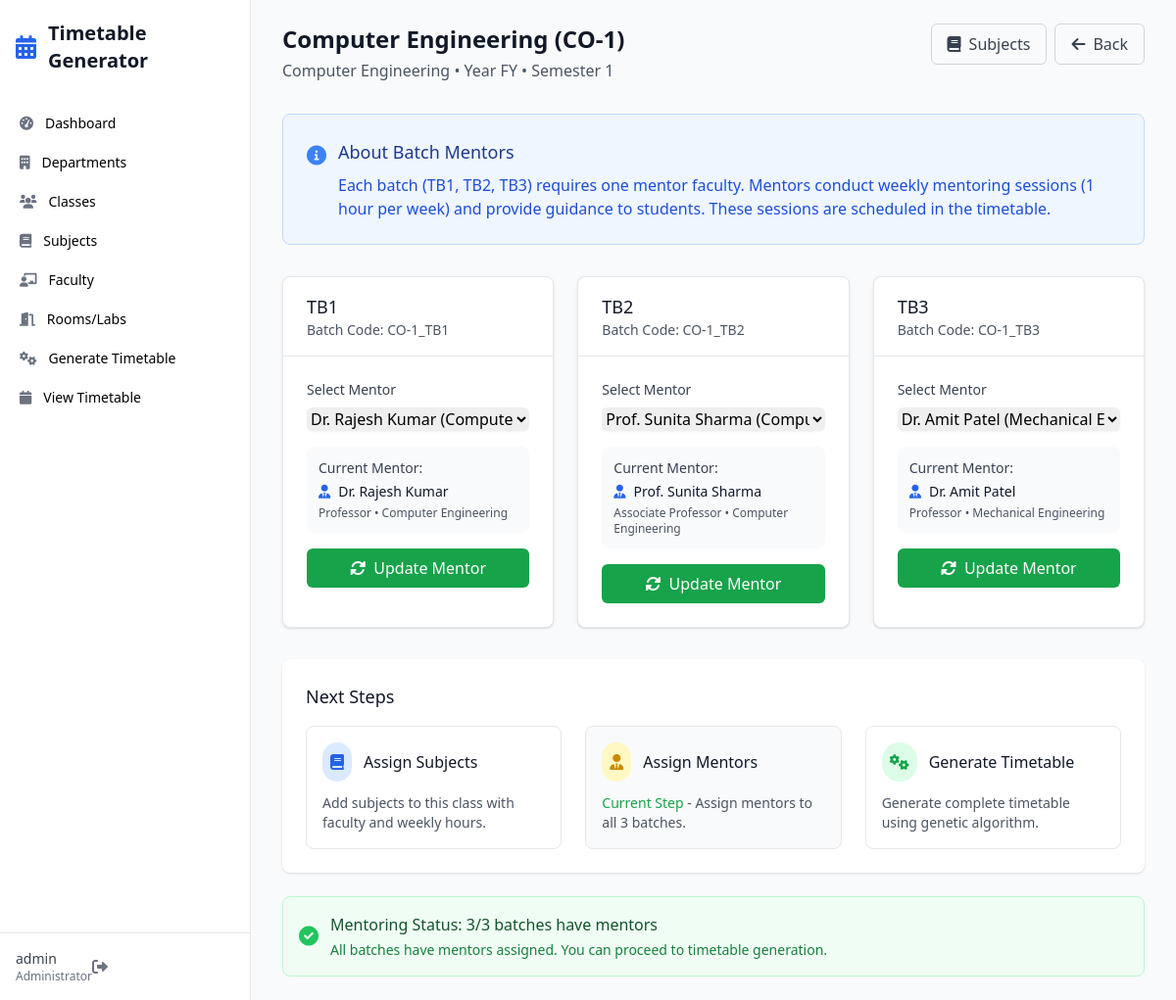
The app's page /batch-mentors/1 (signed in) with its own data.
### app.py (models this page shows, shortened)
class User(UserMixin, db.Model):
    id = db.Column(db.Integer, primary_key=True)
    username = db.Column(db.String(80), unique=True, nullable=False)
    email = db.Column(db.String(120), unique=True, nullable=False)
    password_hash = db.Column(db.String(200))
    is_admin = db.Column(db.Boolean, default=False)
    created_at = db.Column(db.DateTime, default=datetime.utcnow)

class Class(db.Model):
    id = db.Column(db.Integer, primary_key=True)
    name = db.Column(db.String(50), nullable=False)
    code = db.Column(db.String(20), unique=True, nullable=False)
    year = db.Column(db.String(10), nullable=False)  # FY, SY, TY
    department_id = db.Column(db.Integer, db.ForeignKey('department.id'), nullable=False)
    semester = db.Column(db.Integer, nullable=False)
    strength = db.Column(db.Integer, default=60)
    created_at = db.Column(db.DateTime, default=datetime.utcnow)
    subjects = db.relationship('ClassSubject', backref='class_ref', lazy=True)
    batches = db.relationship('Batch', backref='class_ref', lazy=True)
    timetable = db.relationship('Timetable', backref='class_ref', lazy=True)

class Department(db.Model):
    id = db.Column(db.Integer, primary_key=True)
    code = db.Column(db.String(10), unique=True, nullable=False)
    name = db.Column(db.String(100), nullable=False)
    description = db.Column(db.Text)
    created_at = db.Column(db.DateTime, default=datetime.utcnow)
    classes = db.relationship('Class', backref='department', lazy=True)
    faculty = db.relationship('Faculty', backref='department', lazy=True)

class Batch(db.Model):
    id = db.Column(db.Integer, primary_key=True)
    name = db.Column(db.String(10), nullable=False)  # TB1, TB2, TB3
    code = db.Column(db.String(30), unique=True, nullable=False)
    class_id = db.Column(db.Integer, db.ForeignKey('class.id'), nullable=False)
    mentor_id = db.Column(db.Integer, db.ForeignKey('faculty.id'))
    created_at = db.Column(db.DateTime, default=datetime.utcnow)
    practical_slots = db.relationship('PracticalSlot', backref='batch', lazy=True)

class Faculty(db.Model):
    id = db.Column(db.Integer, primary_key=True)
    employee_id = db.Column(db.String(20), unique=True, nullable=False)
    name = db.Column(db.String(100), nullable=False)
    email = db.Column(db.String(120), unique=True, nullable=False)
    phone = db.Column(db.String(15))
    department_id = db.Column(db.Integer, db.ForeignKey('department.id'))
    designation = db.Column(db.String(50))
    qualification = db.Column(db.String(100))
    max_hours_per_day = db.Column(db.Integer, default=4)
    max_hours_per_week = db.Column(db.Integer, default=20)
    availability = db.Column(db.Text, default='{}')  # JSON storing availability per day
    created_at = db.Column(db.DateTime, default=datetime.utcnow)
    class_subjects = db.relationship('ClassSubject', backref='faculty_ref', lazy=True)
    mentored_batches = db.relationship('Batch', backref='mentor', lazy=True)
    timetable_entries = db.relationship('Timetable', backref='faculty_ref', lazy=True)

### app.py (the view)
@app.route('/batch-mentors/<int:class_id>')
@login_required
def manage_batch_mentors(class_id):
    class_obj = Class.query.get_or_404(class_id)
    batches = Batch.query.filter_by(class_id=class_id).all()
    faculty_list = Faculty.query.all()
    return render_template('batch_mentors.html',
                         class_obj=class_obj,
                         batches=batches,
                         faculty_list=faculty_list)

### app.py (called while the page is built)
@login_manager.user_loader
def load_user(user_id):
    return db.session.get(User, int(user_id))

### templates/batch_mentors.html (shortened to what this page needs)
{% extends "base.html" %}
{% block content %}
<div class="mb-8">
    <div class="flex justify-between items-start">
        <div>
            <h2 class="text-2xl font-bold text-gray-900">{{ class_obj.name }} ({{ class_obj.code }})</h2>
            <p class="mt-1 text-gray-600">
                {{ class_obj.department.name }} • Year {{ class_obj.year }} • Semester {{ class_obj.semester }}
            </p>
        </div>
        <div class="flex space-x-2">
            <a href="{{ url_for('manage_class_subjects', class_id=class_obj.id) }}"
               class="px-4 py-2 border border-gray-300 rounded-md text-gray-700 hover:bg-gray-50">
                <i class="fas fa-book mr-2"></i>Subjects
            </a>
            <a href="{{ url_for('manage_classes') }}"
               class="px-4 py-2 border border-gray-300 rounded-md text-gray-700 hover:bg-gray-50">
                <i class="fas fa-arrow-left mr-2"></i>Back
            </a>
        </div>
    </div>
</div>
<div class="bg-blue-50 border border-blue-200 rounded-lg p-6 mb-8">
    <div class="flex items-start">
        <i class="fas fa-info-circle text-blue-500 text-xl mt-1 mr-3"></i>
        <div>
            <h3 class="text-lg font-medium text-blue-900 mb-2">About Batch Mentors</h3>
            <p class="text-blue-700">
                Each batch (TB1, TB2, TB3) requires one mentor faculty. Mentors conduct weekly mentoring sessions
                (1 hour per week) and provide guidance to students. These sessions are scheduled in the timetable.
            </p>
        </div>
    </div>
</div>
<div class="grid grid-cols-1 md:grid-cols-3 gap-6">
    {% for batch in batches %}
    <div class="bg-white rounded-lg shadow border border-gray-200">
        <div class="px-6 py-4 border-b border-gray-200">
            <h3 class="text-lg font-medium text-gray-900">{{ batch.name }}</h3>
            <p class="text-sm text-gray-600">Batch Code: {{ batch.code }}</p>
        </div>
        <div class="p-6">
            <form method="POST" action="{{ url_for('assign_batch_mentor') }}">
                <div class="mb-4">
                    <label for="mentor_id_{{ batch.id }}" class="block text-sm font-medium text-gray-700 mb-2">
                        Select Mentor
                    </label>
                    <select id="mentor_id_{{ batch.id }}" name="mentor_id" required
                            class="block w-full rounded-md border-gray-300 shadow-sm focus:border-primary-500 focus:ring-primary-500">
                        {% for faculty in faculty_list %}
                        <option value="{{ faculty.id }}" {% if batch.mentor_id == faculty.id %}selected{% endif %}>
                            {{ faculty.name }}
                            {% if faculty.department %}
                                ({{ faculty.department.name }})
                            {% endif %}
                        </option>
                        {% endfor %}
                    </select>
                </div>
                <div class="mb-4 p-3 bg-gray-50 rounded-lg">
                    <div class="text-sm text-gray-700">
                        <div class="font-medium mb-1">Current Mentor:</div>
                        <div class="text-gray-900">
                            {% if batch.mentor %}
                                <div class="flex items-center">
                                    <i class="fas fa-user-tie text-primary-600 mr-2"></i>
                                    <span>{{ batch.mentor.name }}</span>
                                </div>
                                <div class="text-xs text-gray-600 mt-1">
                                    {{ batch.mentor.designation or 'Faculty' }}
                                    {% if batch.mentor.department %}
                                        • {{ batch.mentor.department.name }}
                                    {% endif %}
                                </div>
                            {% else %}
                                <span class="text-red-500">Not assigned</span>
                            {% endif %}
                        </div>
                    </div>
                </div>
                <button type="submit"
                        class="w-full px-4 py-2 {% if batch.mentor %}bg-green-600 hover:bg-green-700{% else %}bg-primary-600 hover:bg-primary-700{% endif %} text-white rounded-md">
                    {% if batch.mentor %}
                        <i class="fas fa-sync-alt mr-2"></i>Update Mentor
                    {% else %}
                        <i class="fas fa-user-plus mr-2"></i>Assign Mentor
                    {% endif %}
                </button>
            </form>
        </div>
    </div>
    {% endfor %}
</div>
<div class="mt-8 bg-white rounded-lg shadow p-6">
    <h3 class="text-lg font-medium text-gray-900 mb-4">Next Steps</h3>
    <div class="grid grid-cols-1 md:grid-cols-3 gap-6">
        <a href="{{ url_for('manage_class_subjects', class_id=class_obj.id) }}"
           class="p-4 border border-gray-200 rounded-lg hover:border-primary-300 hover:shadow-md transition">
            <div class="flex items-center mb-3">
                <div class="rounded-full bg-blue-100 p-2 mr-3">
                    <i class="fas fa-book text-blue-600"></i>
                </div>
                <h4 class="font-medium text-gray-900">Assign Subjects</h4>
            </div>
            <p class="text-sm text-gray-600">
                Add subjects to this class with faculty and weekly hours.
            </p>
        </a>
        <div class="p-4 border border-gray-200 rounded-lg bg-gray-50">
            <div class="flex items-center mb-3">
                <div class="rounded-full bg-yellow-100 p-2 mr-3">
                    <i class="fas fa-user-tie text-yellow-600"></i>
                </div>
                <h4 class="font-medium text-gray-900">Assign Mentors</h4>
            </div>
            <p class="text-sm text-gray-600">
                <span class="font-medium text-green-600">Current Step</span> - Assign mentors to all 3 batches.
            </p>
        </div>
        <a href="{{ url_for('run_timetable_generation', class_id=class_obj.id) }}"
           class="p-4 border border-gray-200 rounded-lg hover:border-green-300 hover:shadow-md transition">
            <div class="flex items-center mb-3">
                <div class="rounded-full bg-green-100 p-2 mr-3">
                    <i class="fas fa-cogs text-green-600"></i>
                </div>
                <h4 class="font-medium text-gray-900">Generate Timetable</h4>
            </div>
            <p class="text-sm text-gray-600">
                Generate complete timetable using genetic algorithm.
            </p>
        </a>
    </div>
</div>
<div class="mt-6">
    {% set assigned_mentors = batches|selectattr('mentor_id')|list|length %}
    <div class="{% if assigned_mentors == 3 %}bg-green-50 border-green-200{% else %}bg-yellow-50 border-yellow-200{% endif %} border rounded-lg p-4">
        <div class="flex items-center">
            <i class="fas {% if assigned_mentors == 3 %}fa-check-circle text-green-500{% else %}fa-exclamation-triangle text-yellow-500{% endif %} text-xl mr-3"></i>
            <div>
                <h4 class="font-medium {% if assigned_mentors == 3 %}text-green-900{% else %}text-yellow-900{% endif %}">
                    Mentoring Status: {{ assigned_mentors }}/3 batches have mentors
                </h4>
                <p class="text-sm {% if assigned_mentors == 3 %}text-green-700{% else %}text-yellow-700{% endif %} mt-1">
                    {% if assigned_mentors == 3 %}
                        All batches have mentors assigned. You can proceed to timetable generation.
                    {% else %}
                        Assign mentors to all {{ 3 - assigned_mentors }} remaining batches.
                    {% endif %}
                </p>
            </div>
        </div>
    </div>
</div>
{% endblock %}

### templates/base.html (shortened to what this page needs)
<!DOCTYPE html>
<html lang="en" class="h-full bg-gray-50">
<head>
    <script src="https://cdn.tailwindcss.com"></script>
    <link href="https://cdnjs.cloudflare.com/ajax/libs/font-awesome/6.0.0/css/all.min.css" rel="stylesheet">
</head>
<body class="h-full">
    {% if current_user.is_authenticated %}
    <div class="min-h-full">
        <div class="hidden lg:fixed lg:inset-y-0 lg:flex lg:w-64 lg:flex-col">
            <div class="flex min-h-0 flex-1 flex-col border-r border-gray-200 bg-white">
                <div class="flex flex-1 flex-col overflow-y-auto pt-5 pb-4">
                    <div class="flex flex-shrink-0 items-center px-4">
                        <i class="fas fa-calendar-alt text-primary-600 text-2xl mr-3"></i>
                        <h1 class="text-xl font-bold text-gray-900">Timetable Generator</h1>
                    </div>
                    <nav class="mt-8 flex-1 space-y-1 px-2">
                        <a href="{{ url_for('dashboard') }}" class="sidebar-link group flex items-center px-3 py-2 text-sm font-medium rounded-md {% if request.endpoint == 'dashboard' %}active{% endif %}">
                            <i class="fas fa-tachometer-alt text-gray-500 mr-3 flex-shrink-0"></i>
                            Dashboard
                        </a>
                        <a href="{{ url_for('manage_departments') }}" class="sidebar-link group flex items-center px-3 py-2 text-sm font-medium rounded-md {% if request.endpoint == 'manage_departments' %}active{% endif %}">
                            <i class="fas fa-building text-gray-500 mr-3 flex-shrink-0"></i>
                            Departments
                        </a>
                        <a href="{{ url_for('manage_classes') }}" class="sidebar-link group flex items-center px-3 py-2 text-sm font-medium rounded-md {% if request.endpoint == 'manage_classes' %}active{% endif %}">
                            <i class="fas fa-users text-gray-500 mr-3 flex-shrink-0"></i>
                            Classes
                        </a>
                        <a href="{{ url_for('manage_subjects') }}" class="sidebar-link group flex items-center px-3 py-2 text-sm font-medium rounded-md {% if request.endpoint == 'manage_subjects' %}active{% endif %}">
                            <i class="fas fa-book text-gray-500 mr-3 flex-shrink-0"></i>
                            Subjects
                        </a>
                        <a href="{{ url_for('manage_faculty') }}" class="sidebar-link group flex items-center px-3 py-2 text-sm font-medium rounded-md {% if request.endpoint == 'manage_faculty' %}active{% endif %}">
                            <i class="fas fa-chalkboard-teacher text-gray-500 mr-3 flex-shrink-0"></i>
                            Faculty
                        </a>
                        <a href="{{ url_for('manage_rooms') }}" class="sidebar-link group flex items-center px-3 py-2 text-sm font-medium rounded-md {% if request.endpoint == 'manage_rooms' %}active{% endif %}">
                            <i class="fas fa-door-open text-gray-500 mr-3 flex-shrink-0"></i>
                            Rooms/Labs
                        </a>
                        <a href="{{ url_for('generate_timetable') }}" class="sidebar-link group flex items-center px-3 py-2 text-sm font-medium rounded-md {% if request.endpoint == 'generate_timetable' %}active{% endif %}">
                            <i class="fas fa-cogs text-gray-500 mr-3 flex-shrink-0"></i>
                            Generate Timetable
                        </a>
                        <a href="{{ url_for('view_timetable') }}" class="sidebar-link group flex items-center px-3 py-2 text-sm font-medium rounded-md {% if request.endpoint == 'view_timetable' %}active{% endif %}">
                            <i class="fas fa-calendar text-gray-500 mr-3 flex-shrink-0"></i>
                            View Timetable
                        </a>
                    </nav>
                </div>
                <div class="flex flex-shrink-0 border-t border-gray-200 p-4">
                    <div class="flex items-center">
                        <div>
                            <p class="text-sm font-medium text-gray-700">{{ current_user.username }}</p>
                            <p class="text-xs text-gray-500">Administrator</p>
                        </div>
                        <a href="{{ url_for('logout') }}" class="ml-auto">
                            <i class="fas fa-sign-out-alt text-gray-500 hover:text-red-500"></i>
                        </a>
                    </div>
                </div>
            </div>
        </div>
        <div class="lg:pl-64">
            <div class="flex flex-col">
                <main class="flex-1">
                    <div class="py-6">
                        <div class="mx-auto max-w-7xl px-4 sm:px-6 lg:px-8">
                            {% block content %}{% endblock %}
                        </div>
                    </div>
                </main>
            </div>
        </div>
    </div>
    {% else %}
        {% block auth_content %}{% endblock %}
    {% endif %}
</body>
</html>

### records on screen
User: username "admin"
Class: name "Computer Engineering", code "CO-1", year "FY", semester "1"
Department: department.name "Computer Engineering"
Batch: name "TB1", code "CO-1_TB1", mentor_id "Dr. Rajesh Kumar (Computer Engineering)", mentor.name "Dr. Rajesh Kumar", mentor "Professor", mentor.department.name "Computer Engineering"
Batch: name "TB2", code "CO-1_TB2", mentor_id "Prof. Sunita Sharma (Computer Engineering)", mentor.name "Prof. Sunita Sharma", mentor "Associate Professor", mentor.department.name "Computer Engineering"
Batch: name "TB3", code "CO-1_TB3", mentor_id "Dr. Amit Patel (Mechanical Engineering)", mentor.name "Dr. Amit Patel", mentor "Professor", mentor.department.name "Mechanical Engineering"

### other values on screen
{{ assigned_mentors }} "3"
